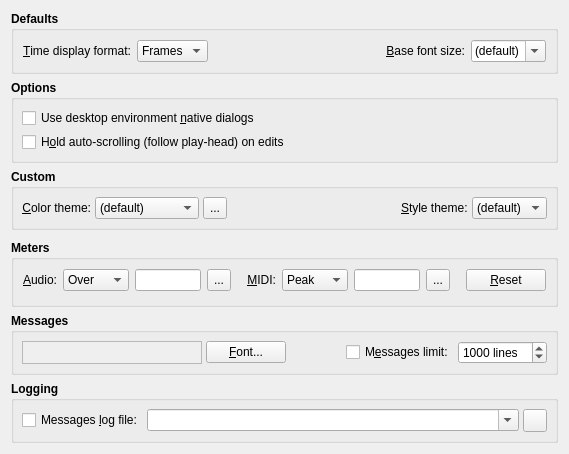
     <widget class="QWidget" name="DisplayTabPage">
      <attribute name="title">
       <string>&amp;Display</string>
      </attribute>
      <layout class="QVBoxLayout">
       <item>
        <widget class="QGroupBox" name="DisplayDefaultsGroupBox">
         <property name="font">
          <font>
           <weight>75</weight>
           <bold>true</bold>
          </font>
         </property>
         <property name="title">
          <string>Defaults</string>
         </property>
         <property name="flat">
          <bool>true</bool>
         </property>
         <layout class="QGridLayout">
          <item row="0" column="0">
           <widget class="QLabel" name="DisplayFormatTextLabel">
            <property name="font">
             <font>
              <weight>50</weight>
              <bold>false</bold>
             </font>
            </property>
            <property name="text">
             <string>&amp;Time display format:</string>
            </property>
            <property name="buddy">
             <cstring>DisplayFormatComboBox</cstring>
            </property>
           </widget>
          </item>
          <item row="0" column="1">
           <widget class="QComboBox" name="DisplayFormatComboBox">
            <property name="font">
             <font>
              <weight>50</weight>
              <bold>false</bold>
             </font>
            </property>
            <property name="toolTip">
             <string>Time display format</string>
            </property>
            <item>
             <property name="text">
              <string>Frames</string>
             </property>
            </item>
            <item>
             <property name="text">
              <string>Time</string>
             </property>
            </item>
            <item>
             <property name="text">
              <string>BBT</string>
             </property>
            </item>
           </widget>
          </item>
          <item row="0" column="2">
           <spacer>
            <property name="orientation">
             <enum>Qt::Horizontal</enum>
            </property>
            <property name="sizeHint">
             <size>
              <width>20</width>
              <height>20</height>
             </size>
            </property>
           </spacer>
          </item>
          <item row="0" column="3">
           <widget class="QLabel" name="BaseFontSizeTextLabel">
            <property name="font">
             <font>
              <weight>50</weight>
              <bold>false</bold>
             </font>
            </property>
            <property name="text">
             <string>&amp;Base font size:</string>
            </property>
            <property name="alignment">
             <set>Qt::AlignRight|Qt::AlignVCenter</set>
            </property>
            <property name="buddy">
             <cstring>BaseFontSizeComboBox</cstring>
            </property>
           </widget>
          </item>
          <item row="0" column="4">
           <widget class="QComboBox" name="BaseFontSizeComboBox">
            <property name="font">
             <font>
              <weight>50</weight>
              <bold>false</bold>
             </font>
            </property>
            <property name="toolTip">
             <string>Base application font size (pt.)</string>
            </property>
            <property name="editable">
             <bool>true</bool>
            </property>
            <item>
             <property name="text">
              <string>(default)</string>
             </property>
            </item>
            <item>
             <property name="text">
              <string>6</string>
             </property>
            </item>
            <item>
             <property name="text">
              <string>7</string>
             </property>
            </item>
            <item>
             <property name="text">
              <string>8</string>
             </property>
            </item>
            <item>
             <property name="text">
              <string>9</string>
             </property>
            </item>
            <item>
             <property name="text">
              <string>10</string>
             </property>
            </item>
            <item>
             <property name="text">
              <string>11</string>
             </property>
            </item>
            <item>
             <property name="text">
              <string>12</string>
             </property>
            </item>
           </widget>
          </item>
         </layout>
        </widget>
       </item>
       <item>
        <widget class="QGroupBox" name="DisplayOptionsGroupBox">
         <property name="font">
          <font>
           <weight>75</weight>
           <bold>true</bold>
          </font>
         </property>
         <property name="title">
          <string>Options</string>
         </property>
         <property name="flat">
          <bool>true</bool>
         </property>
         <layout class="QGridLayout">
          <property name="margin">
           <number>8</number>
          </property>
          <property name="spacing">
           <number>4</number>
          </property>
          <item row="0" column="0">
           <widget class="QCheckBox" name="UseNativeDialogsCheckBox">
            <property name="font">
             <font>
              <weight>50</weight>
              <bold>false</bold>
             </font>
            </property>
            <property name="toolTip">
             <string>Whether to use desktop environment native dialogs.</string>
            </property>
            <property name="text">
             <string>Use desktop environment &amp;native dialogs</string>
            </property>
           </widget>
          </item>
          <item row="1" column="0">
           <widget class="QCheckBox" name="SyncViewHoldCheckBox">
            <property name="font">
             <font>
              <weight>50</weight>
              <bold>false</bold>
             </font>
            </property>
            <property name="toolTip">
             <string>Whether to hold auto-scrolling (follow play-head) on edits.</string>
            </property>
            <property name="text">
             <string>H&amp;old auto-scrolling (follow play-head) on edits</string>
            </property>
           </widget>
          </item>
         </layout>
        </widget>
       </item>
       <item>
        <widget class="QGroupBox" name="DisplayCustomGroupBox">
         <property name="font">
          <font>
           <weight>75</weight>
           <bold>true</bold>
          </font>
         </property>
         <property name="title">
          <string>Custom</string>
         </property>
         <property name="flat">
          <bool>true</bool>
         </property>
         <layout class="QGridLayout">
          <property name="margin">
           <number>8</number>
          </property>
          <property name="spacing">
           <number>4</number>
          </property>
          <item row="0" column="0">
           <widget class="QLabel" name="CustomColorThemeTextLabel">
            <property name="font">
             <font>
              <weight>50</weight>
              <bold>false</bold>
             </font>
            </property>
            <property name="text">
             <string>&amp;Color theme:</string>
            </property>
            <property name="alignment">
             <set>Qt::AlignRight|Qt::AlignVCenter</set>
            </property>
            <property name="buddy">
             <cstring>CustomColorThemeComboBox</cstring>
            </property>
           </widget>
          </item>
          <item row="0" column="1">
           <widget class="QComboBox" name="CustomColorThemeComboBox">
            <property name="font">
             <font>
              <weight>50</weight>
              <bold>false</bold>
             </font>
            </property>
            <property name="toolTip">
             <string>Custom color palette theme</string>
            </property>
            <property name="editable">
             <bool>false</bool>
            </property>
            <item>
             <property name="text">
              <string>(default)</string>
             </property>
            </item>
            <item>
             <property name="text">
              <string>Wonton Soup</string>
             </property>
            </item>
            <item>
             <property name="text">
              <string>KXStudio</string>
             </property>
            </item>
           </widget>
          </item>
          <item row="0" column="3">
           <widget class="QToolButton" name="CustomColorThemeToolButton">
            <property name="minimumSize">
             <size>
              <width>22</width>
              <height>22</height>
             </size>
            </property>
            <property name="maximumSize">
             <size>
              <width>24</width>
              <height>24</height>
             </size>
            </property>
            <property name="font">
             <font>
              <weight>50</weight>
              <bold>false</bold>
             </font>
            </property>
            <property name="focusPolicy">
             <enum>Qt::TabFocus</enum>
            </property>
            <property name="toolTip">
             <string>Manage custom color palette themes</string>
            </property>
            <property name="text">
             <string>...</string>
            </property>
           </widget>
          </item>
          <item row="0" column="4">
           <spacer>
            <property name="orientation">
             <enum>Qt::Horizontal</enum>
            </property>
            <property name="sizeHint">
             <size>
              <width>20</width>
              <height>20</height>
             </size>
            </property>
           </spacer>
          </item>
          <item row="0" column="5">
           <widget class="QLabel" name="CustomStyleThemeTextLabel">
            <property name="font">
             <font>
              <weight>50</weight>
              <bold>false</bold>
             </font>
            </property>
            <property name="text">
             <string>&amp;Style theme:</string>
            </property>
            <property name="buddy">
             <cstring>CustomStyleThemeComboBox</cstring>
            </property>
           </widget>
          </item>
          <item row="0" column="6">
           <widget class="QComboBox" name="CustomStyleThemeComboBox">
            <property name="font">
             <font>
              <weight>50</weight>
              <bold>false</bold>
             </font>
            </property>
            <property name="toolTip">
             <string>Custom widget style theme</string>
            </property>
            <property name="editable">
             <bool>false</bool>
            </property>
            <item>
             <property name="text">
              <string>(default)</string>
             </property>
            </item>
           </widget>
          </item>
         </layout>
        </widget>
       </item>
       <item>
        <spacer>
         <property name="orientation">
          <enum>Qt::Vertical</enum>
         </property>
         <property name="sizeHint">
          <size>
           <width>20</width>
           <height>4</height>
          </size>
         </property>
        </spacer>
       </item>
       <item>
        <widget class="QGroupBox" name="DisplayMetersGroupBox">
         <property name="font">
          <font>
           <weight>75</weight>
           <bold>true</bold>
          </font>
         </property>
         <property name="title">
          <string>Meters</string>
         </property>
         <property name="flat">
          <bool>true</bool>
         </property>
         <layout class="QGridLayout">
          <item row="0" column="0">
           <widget class="QLabel" name="AudioMeterLevelTextLabel">
            <property name="font">
             <font>
              <weight>50</weight>
              <bold>false</bold>
             </font>
            </property>
            <property name="text">
             <string>&amp;Audio:</string>
            </property>
            <property name="buddy">
             <cstring>AudioMeterLevelComboBox</cstring>
            </property>
           </widget>
          </item>
          <item row="0" column="1">
           <widget class="QComboBox" name="AudioMeterLevelComboBox">
            <property name="minimumSize">
             <size>
              <width>66</width>
              <height>0</height>
             </size>
            </property>
            <property name="font">
             <font>
              <weight>50</weight>
              <bold>false</bold>
             </font>
            </property>
            <property name="toolTip">
             <string>Audio meter level</string>
            </property>
            <item>
             <property name="text">
              <string>Over</string>
             </property>
            </item>
            <item>
             <property name="text">
              <string>0 dB</string>
             </property>
            </item>
            <item>
             <property name="text">
              <string>3 dB</string>
             </property>
            </item>
            <item>
             <property name="text">
              <string>6 dB</string>
             </property>
            </item>
            <item>
             <property name="text">
              <string>10 dB</string>
             </property>
            </item>
            <item>
             <property name="text">
              <string>Back</string>
             </property>
            </item>
           </widget>
          </item>
          <item row="0" column="2">
           <widget class="QLineEdit" name="AudioMeterColorLineEdit">
            <property name="maximumSize">
             <size>
              <width>66</width>
              <height>24</height>
             </size>
            </property>
            <property name="font">
             <font>
              <weight>50</weight>
              <bold>false</bold>
             </font>
            </property>
            <property name="toolTip">
             <string>Audio meter color</string>
            </property>
           </widget>
          </item>
          <item row="0" column="3">
           <widget class="QToolButton" name="AudioMeterColorToolButton">
            <property name="minimumSize">
             <size>
              <width>22</width>
              <height>22</height>
             </size>
            </property>
            <property name="maximumSize">
             <size>
              <width>24</width>
              <height>24</height>
             </size>
            </property>
            <property name="font">
             <font>
              <weight>50</weight>
              <bold>false</bold>
             </font>
            </property>
            <property name="focusPolicy">
             <enum>Qt::TabFocus</enum>
            </property>
            <property name="toolTip">
             <string>Select custom audio meter color</string>
            </property>
            <property name="icon">
             <iconset resource="qtractor.qrc" >:/images/formColor.png</iconset>
            </property>
            <property name="text">
             <string>...</string>
            </property>
           </widget>
          </item>
          <item row="0" column="4">
           <spacer>
            <property name="orientation">
             <enum>Qt::Horizontal</enum>
            </property>
            <property name="sizeHint">
             <size>
              <width>4</width>
              <height>20</height>
             </size>
            </property>
           </spacer>
          </item>
          <item row="0" column="5">
           <widget class="QLabel" name="MidiMeterLevelTextLabel">
            <property name="font">
             <font>
              <weight>50</weight>
              <bold>false</bold>
             </font>
            </property>
            <property name="text">
             <string>&amp;MIDI:</string>
            </property>
            <property name="alignment">
             <set>Qt::AlignRight|Qt::AlignVCenter</set>
            </property>
            <property name="buddy">
             <cstring>MidiMeterLevelComboBox</cstring>
            </property>
           </widget>
          </item>
          <item row="0" column="6">
           <widget class="QComboBox" name="MidiMeterLevelComboBox">
            <property name="minimumSize">
             <size>
              <width>66</width>
              <height>0</height>
             </size>
            </property>
            <property name="font">
             <font>
              <weight>50</weight>
              <bold>false</bold>
             </font>
            </property>
            <property name="toolTip">
             <string>MIDI meter level</string>
            </property>
            <item>
             <property name="text">
              <string>Peak</string>
             </property>
            </item>
            <item>
             <property name="text">
              <string>Over</string>
             </property>
            </item>
            <item>
             <property name="text">
              <string>Back</string>
             </property>
            </item>
           </widget>
          </item>
          <item row="0" column="7">
           <widget class="QLineEdit" name="MidiMeterColorLineEdit">
            <property name="maximumSize">
             <size>
              <width>66</width>
              <height>24</height>
             </size>
            </property>
            <property name="font">
             <font>
              <weight>50</weight>
              <bold>false</bold>
             </font>
            </property>
            <property name="toolTip">
             <string>MIDI meter color</string>
            </property>
           </widget>
          </item>
          <item row="0" column="8">
           <widget class="QToolButton" name="MidiMeterColorToolButton">
            <property name="minimumSize">
             <size>
              <width>22</width>
              <height>22</height>
             </size>
            </property>
            <property name="maximumSize">
             <size>
              <width>24</width>
              <height>24</height>
             </size>
            </property>
            <property name="font">
             <font>
              <weight>50</weight>
              <bold>false</bold>
             </font>
            </property>
            <property name="focusPolicy">
             <enum>Qt::TabFocus</enum>
            </property>
            <property name="toolTip">
             <string>Select custom MIDI meter color</string>
            </property>
            <property name="icon">
             <iconset resource="qtractor.qrc" >:/images/formColor.png</iconset>
            </property>
            <property name="text">
             <string>...</string>
            </property>
           </widget>
          </item>
          <item row="0" column="9">
           <spacer>
            <property name="orientation">
             <enum>Qt::Horizontal</enum>
            </property>
            <property name="sizeHint">
             <size>
              <width>4</width>
              <height>20</height>
             </size>
            </property>
           </spacer>
          </item>
          <item row="0" column="10">
           <widget class="QPushButton" name="ResetMeterColorsPushButton">
            <property name="font">
             <font>
              <weight>50</weight>
              <bold>false</bold>
             </font>
            </property>
            <property name="toolTip">
             <string>Reset meter colors to default</string>
            </property>
            <property name="text">
             <string>&amp;Reset</string>
            </property>
            <property name="autoDefault">
             <bool>false</bool>
            </property>
           </widget>
          </item>
          <item row="1" column="0" colspan="11">
           <spacer>
            <property name="orientation">
             <enum>Qt::Vertical</enum>
            </property>
            <property name="sizeHint">
             <size>
              <width>20</width>
              <height>4</height>
             </size>
            </property>
           </spacer>
          </item>
         </layout>
        </widget>
       </item>
       <item>
        <widget class="QGroupBox" name="DisplayMessagesGroupBox">
         <property name="font">
          <font>
           <weight>75</weight>
           <bold>true</bold>
          </font>
         </property>
         <property name="title">
          <string>Messages</string>
         </property>
         <property name="flat">
          <bool>true</bool>
         </property>
         <layout class="QGridLayout">
          <property name="margin">
           <number>8</number>
          </property>
          <property name="spacing">
           <number>4</number>
          </property>
          <item row="0" column="0">
           <widget class="QLabel" name="MessagesFontTextLabel">
            <property name="minimumSize">
             <size>
              <width>180</width>
              <height>0</height>
             </size>
            </property>
            <property name="maximumSize">
             <size>
              <width>180</width>
              <height>32767</height>
             </size>
            </property>
            <property name="font">
             <font>
              <weight>50</weight>
              <bold>false</bold>
             </font>
            </property>
            <property name="toolTip">
             <string>Sample messages text font display</string>
            </property>
            <property name="autoFillBackground">
             <bool>true</bool>
            </property>
            <property name="frameShape">
             <enum>QFrame::StyledPanel</enum>
            </property>
            <property name="frameShadow">
             <enum>QFrame::Sunken</enum>
            </property>
            <property name="alignment">
             <set>Qt::AlignCenter</set>
            </property>
           </widget>
          </item>
          <item row="0" column="1">
           <widget class="QPushButton" name="MessagesFontPushButton">
            <property name="font">
             <font>
              <weight>50</weight>
              <bold>false</bold>
             </font>
            </property>
            <property name="toolTip">
             <string>Select font for the messages text display</string>
            </property>
            <property name="text">
             <string>&amp;Font...</string>
            </property>
            <property name="autoDefault">
             <bool>false</bool>
            </property>
           </widget>
          </item>
          <item row="0" column="2">
           <spacer>
            <property name="orientation">
             <enum>Qt::Horizontal</enum>
            </property>
            <property name="sizeHint">
             <size>
              <width>20</width>
              <height>20</height>
             </size>
            </property>
           </spacer>
          </item>
          <item row="0" column="3">
           <widget class="QCheckBox" name="MessagesLimitCheckBox">
            <property name="font">
             <font>
              <weight>50</weight>
              <bold>false</bold>
             </font>
            </property>
            <property name="toolTip">
             <string>Whether to keep a maximum number of lines in the messages window</string>
            </property>
            <property name="text">
             <string>M&amp;essages limit:</string>
            </property>
           </widget>
          </item>
          <item row="0" column="4">
           <widget class="QSpinBox" name="MessagesLimitLinesSpinBox">
            <property name="font">
             <font>
              <weight>50</weight>
              <bold>false</bold>
             </font>
            </property>
            <property name="toolTip">
             <string>The maximum number of message lines to keep in view</string>
            </property>
            <property name="suffix">
             <string> lines</string>
            </property>
            <property name="minimum">
             <number>100</number>
            </property>
            <property name="maximum">
             <number>10000</number>
            </property>
            <property name="singleStep">
             <number>100</number>
            </property>
            <property name="value">
             <number>1000</number>
            </property>
           </widget>
          </item>
         </layout>
        </widget>
       </item>
       <item>
        <widget class="QGroupBox" name="DisplayLoggingGroupBox">
         <property name="font">
          <font>
           <weight>75</weight>
           <bold>true</bold>
          </font>
         </property>
         <property name="title">
          <string>Logging</string>
         </property>
         <property name="flat">
          <bool>true</bool>
         </property>
         <layout class="QGridLayout">
          <property name="margin">
           <number>8</number>
          </property>
          <property name="spacing">
           <number>4</number>
          </property>
          <item row="0" column="1" colspan="3">
           <widget class="QComboBox" name="MessagesLogPathComboBox">
            <property name="sizePolicy">
             <sizepolicy hsizetype="Expanding" vsizetype="Fixed">
              <horstretch>1</horstretch>
              <verstretch>0</verstretch>
             </sizepolicy>
            </property>
            <property name="minimumSize">
             <size>
              <width>320</width>
              <height>0</height>
             </size>
            </property>
            <property name="font">
             <font>
              <weight>50</weight>
              <bold>false</bold>
             </font>
            </property>
            <property name="toolTip">
             <string>Messages log file</string>
            </property>
            <property name="editable">
             <bool>true</bool>
            </property>
           </widget>
          </item>
          <item row="0" column="4">
           <widget class="QToolButton" name="MessagesLogPathToolButton">
            <property name="minimumSize">
             <size>
              <width>22</width>
              <height>22</height>
             </size>
            </property>
            <property name="maximumSize">
             <size>
              <width>24</width>
              <height>24</height>
             </size>
            </property>
            <property name="font">
             <font>
              <weight>50</weight>
              <bold>false</bold>
             </font>
            </property>
            <property name="focusPolicy">
             <enum>Qt::TabFocus</enum>
            </property>
            <property name="toolTip">
             <string>Browse for the messages log file location</string>
            </property>
            <property name="icon">
             <iconset resource="qtractor.qrc">:/images/fileOpen.png</iconset>
            </property>
           </widget>
          </item>
          <item row="0" column="0">
           <widget class="QCheckBox" name="MessagesLogCheckBox">
            <property name="font">
             <font>
              <weight>50</weight>
              <bold>false</bold>
             </font>
            </property>
            <property name="toolTip">
             <string>Whether to activate a messages logging to file.</string>
            </property>
            <property name="text">
             <string>Messages &amp;log file:</string>
            </property>
           </widget>
          </item>
         </layout>
        </widget>
       </item>
      </layout>
     </widget>
